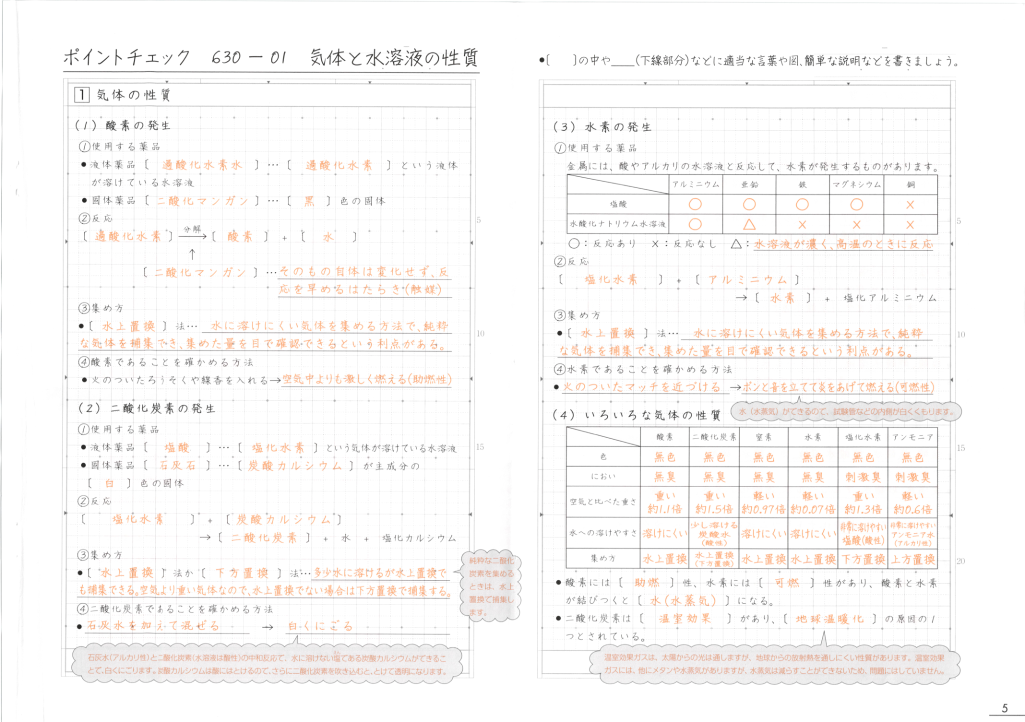
#> input picture pages/page1.png, 2050 x 1443 px (shown at 1/2 size)
$ python -i process_pages.py   (imports and definitions only)
#> lines starting #> are read from the running program, lines starting #| are printed output that depends on the picture
#> further down, picture is the input picture: PIL image 2050x1443 RGB; mean R, G, B 249.7, 248.1, 247.2
"""
PDF問題集のオレンジ文字を検出し、マスク画像と座標データを生成するスクリプト。

マルチクイズ対応:
- data/{quiz_id}/pages/ に画像とregions.jsonを出力
- split/data/{quiz_id}/pages/ に左右分割版を出力
- quizzes.json（トップレベル）にクイズ一覧を更新

使い方:
  python3 process_pages.py --pdf ~/Downloads/XXX.pdf --quiz-id 630-02 --title "630-02 植物の働き①"
  python3 process_pages.py --pdf ~/Downloads/XXX.pdf --quiz-id 630-02 --title "630-02 植物の働き①" --skip-cover
"""

import argparse
import json
import os
import re
import numpy as np
from PIL import Image, ImageEnhance, ImageFilter
import fitz  # PyMuPDF

BASE_DIR = os.path.dirname(__file__)

# オレンジ検出パラメータ
BLOCK_SIZE = 5         # ピクセルをブロック単位でグループ化（小さい＝細かく分離）
DILATE_BLOCKS = 2      # 隣接ブロックをマージするための膨張量（同一単語内の文字をつなげる）
PADDING = 3            # 領域のパディング（ピクセル）
MIN_REGION_SIZE = 12   # これより小さい領域はノイズとしてスキップ
LINE_Y_TOLERANCE = 20  # この範囲内の領域は「同じ行」として左→右でソート


# [128 lines left out: functions detect_orange_mask, find_regions, dilate_mask, create_masked_image, not called in this run]


def enhance_image(img):
    """スキャン画像のコントラストとシャープネスを向上させて可読性を上げる"""
    img = ImageEnhance.Brightness(img).enhance(0.90)
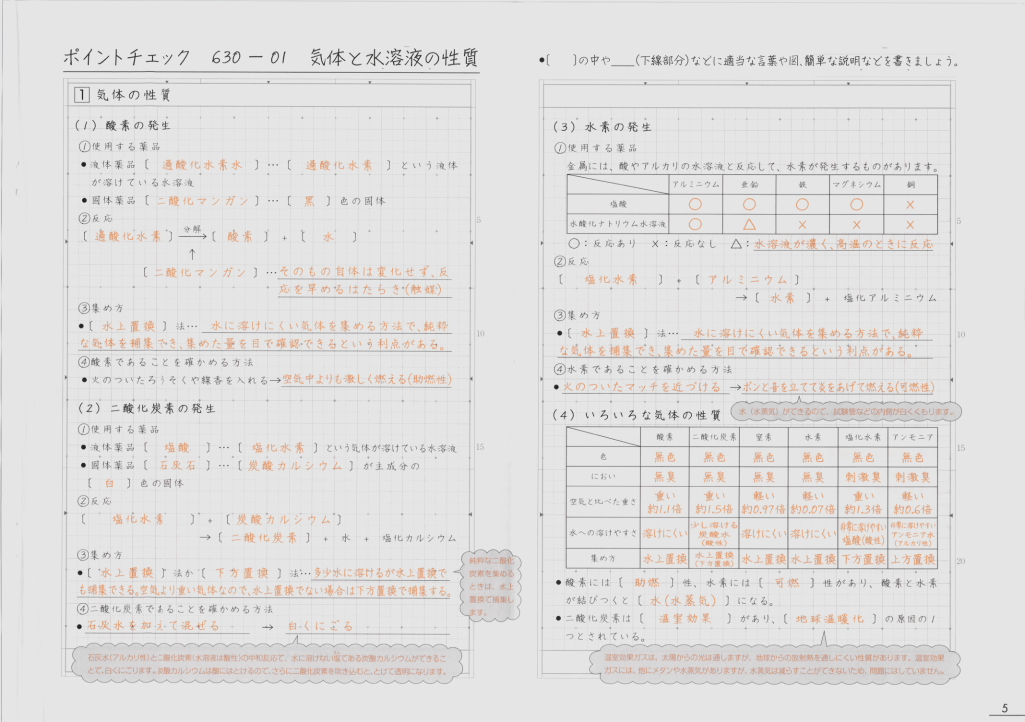
#> img: PIL image 2050x1443 RGB (shown at 1/2 size); mean R, G, B 224.3, 222.8, 222
    img = ImageEnhance.Contrast(img).enhance(2.2)
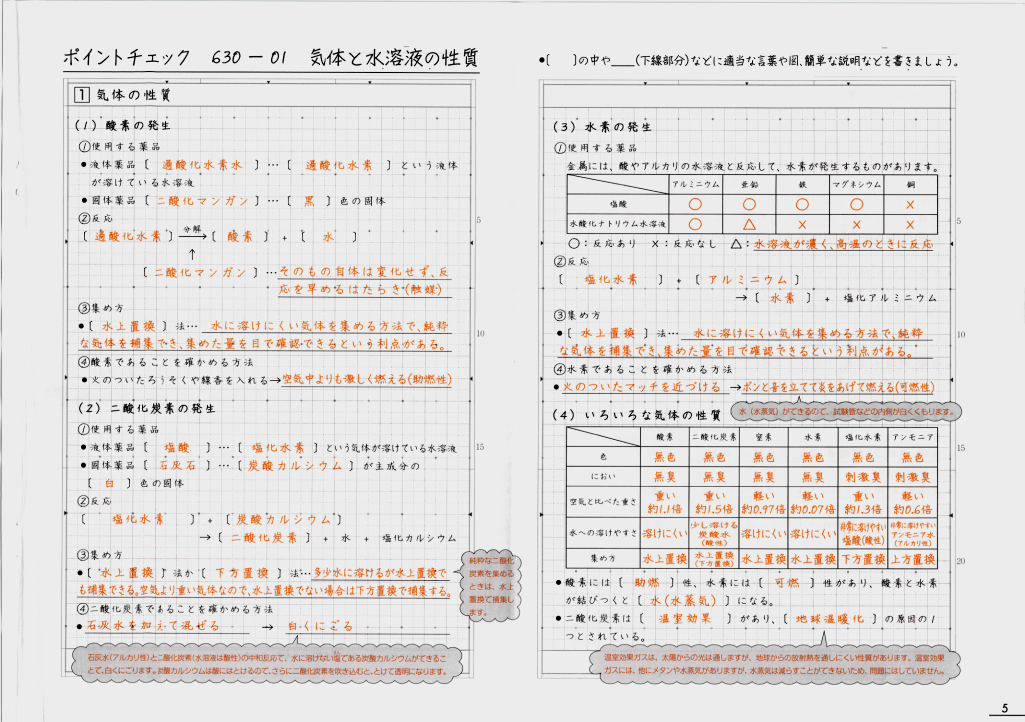
#> img: PIL image 2050x1443 RGB (shown at 1/2 size); mean R, G, B 225.9, 222.6, 220.9
    img = ImageEnhance.Sharpness(img).enhance(2.5)
    img = img.filter(ImageFilter.UnsharpMask(radius=1.5, percent=150, threshold=2))
    return img


# [107 lines left out: functions find_gray_labels, merge_regions_in_bubbles, auto_crop, not called in this run]


def auto_rotate(img):
    """スキャンPDFを日本語横書きとして読めるよう90°時計回りに回転"""
    return img.transpose(Image.ROTATE_270)


# [209 lines left out: functions extract_title_from_pdf, get_quiz_id_from_title, update_quizzes_json, process_pdf, generate_split_pages, not called in this run]


# [26 lines not run here, left out]

>>> from PIL import Image
>>> picture = Image.open('pages/page1.png')
>>> result = enhance_image(picture)

$ run again, on pages/page5.png
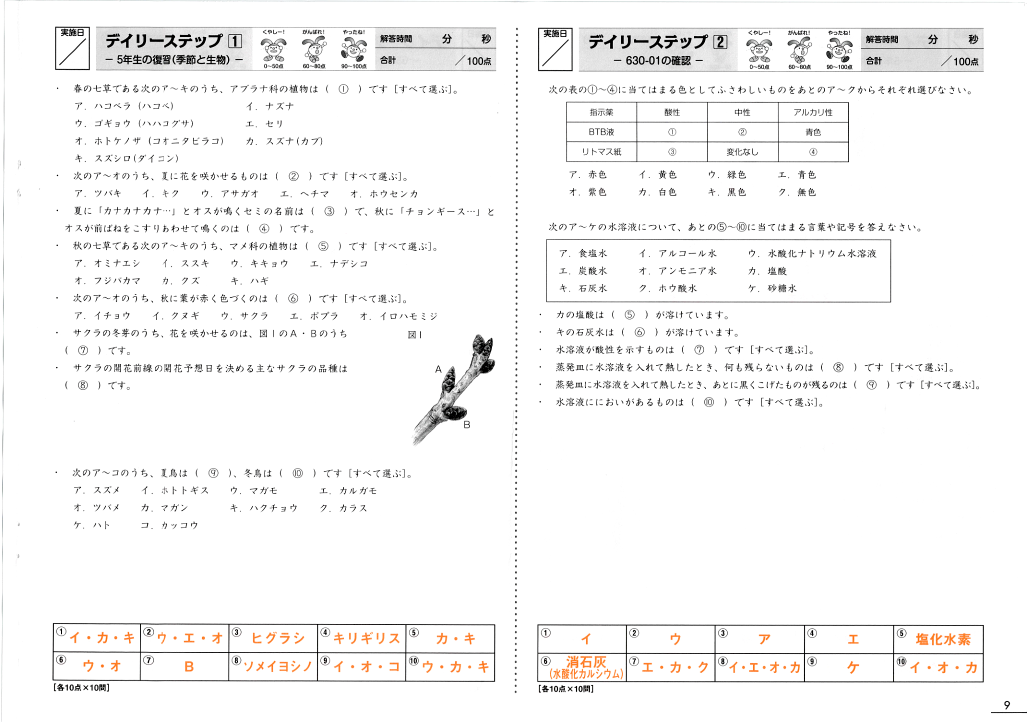
#> input picture pages/page5.png, 2054 x 1443 px (shown at 1/2 size)
#> picture is the input picture: PIL image 2054x1443 RGB; mean R, G, B 246.8, 246.4, 246.1
#> in enhance_image, `img = ImageEnhance.Brightness(img).enhance(0.90)`:
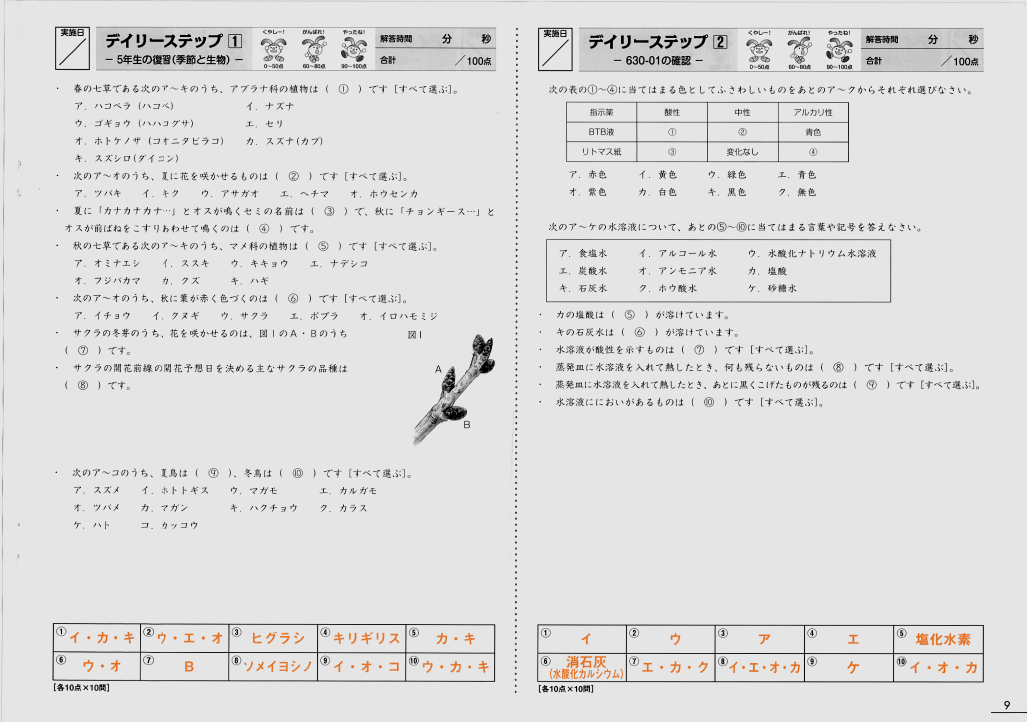
#> img: PIL image 2054x1443 RGB (shown at 1/2 size); mean R, G, B 221.7, 221.3, 221
#> in enhance_image, `img = ImageEnhance.Contrast(img).enhance(2.2)`:
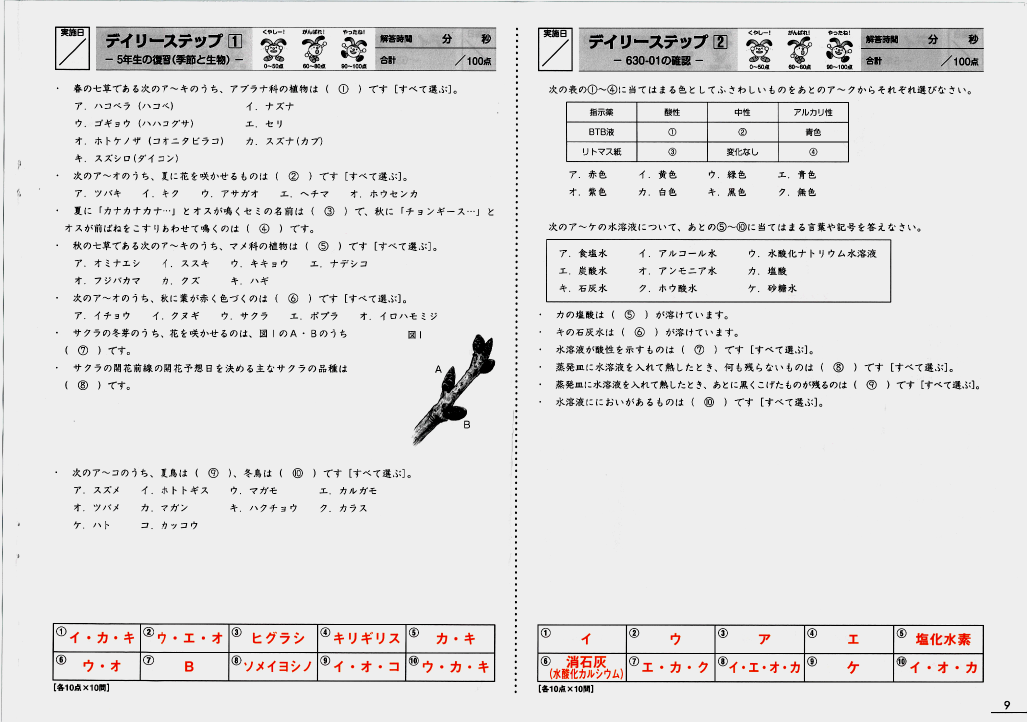
#> img: PIL image 2054x1443 RGB (shown at 1/2 size); mean R, G, B 226.2, 225.4, 225.3

$ run again, on pages/page6.png
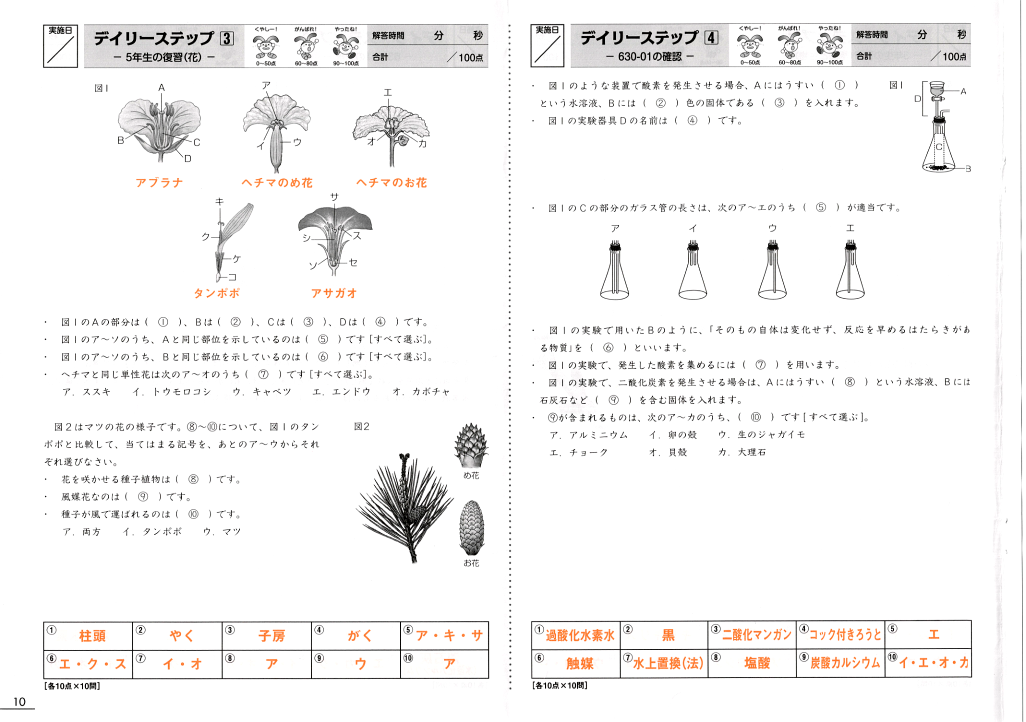
#> input picture pages/page6.png, 2051 x 1443 px (shown at 1/2 size)
#> picture is the input picture: PIL image 2051x1443 RGB; mean R, G, B 245.6, 244.8, 244.4
#> in enhance_image, `img = ImageEnhance.Brightness(img).enhance(0.90)`:
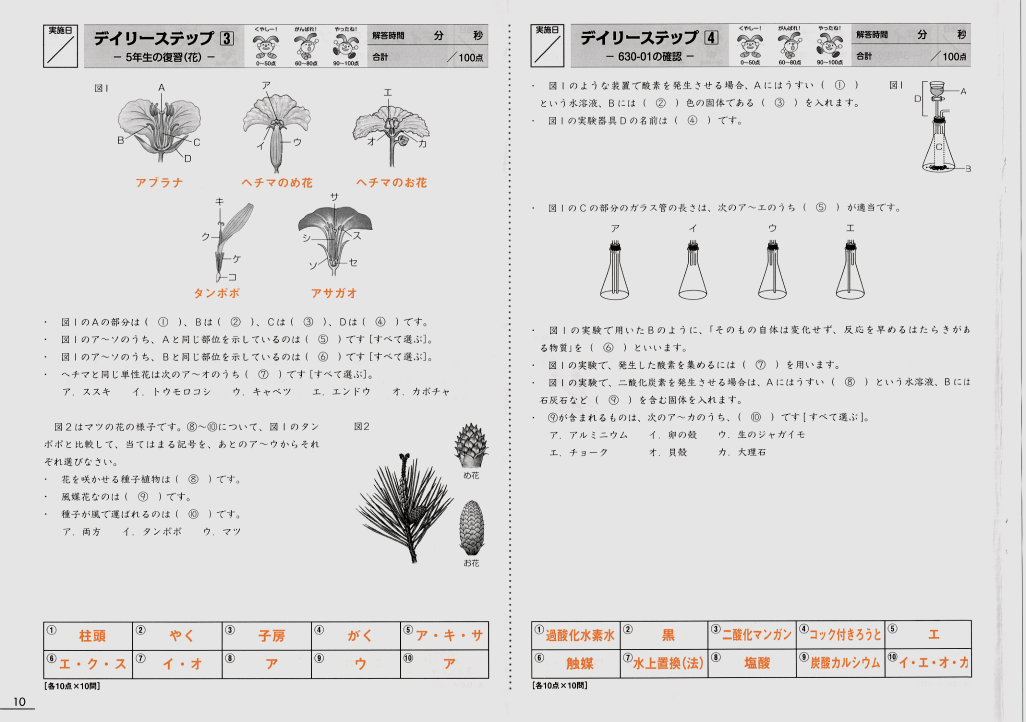
#> img: PIL image 2051x1443 RGB (shown at 1/2 size); mean R, G, B 220.5, 219.8, 219.4
#> in enhance_image, `img = ImageEnhance.Contrast(img).enhance(2.2)`:
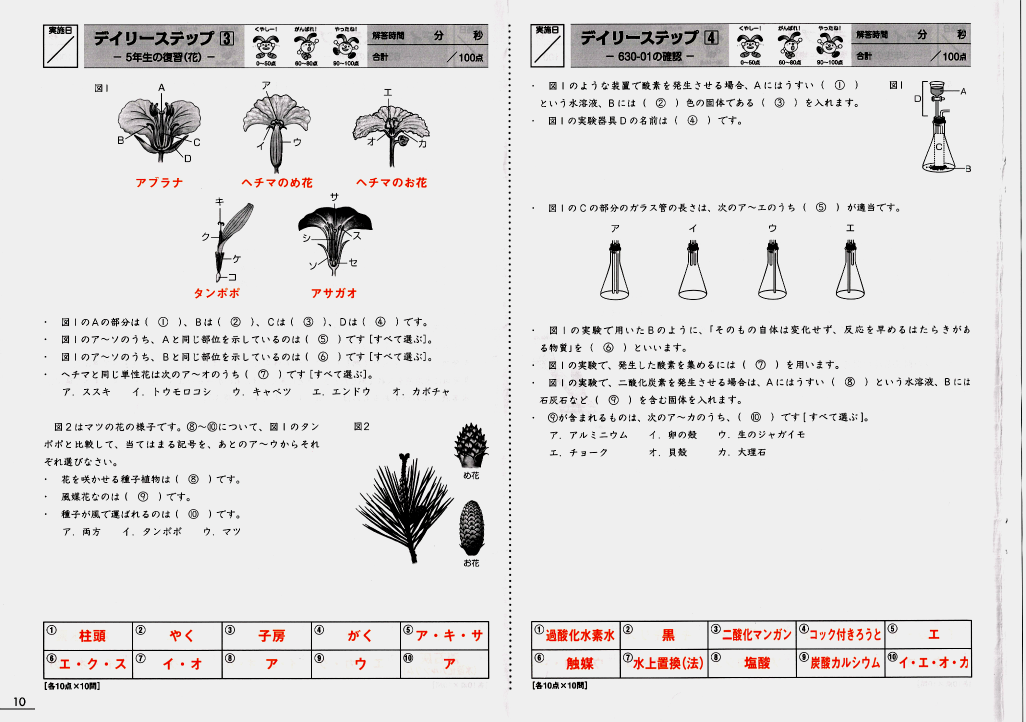
#> img: PIL image 2051x1443 RGB (shown at 1/2 size); mean R, G, B 224.8, 223.3, 223.1

$ run again, on pages/page7.png
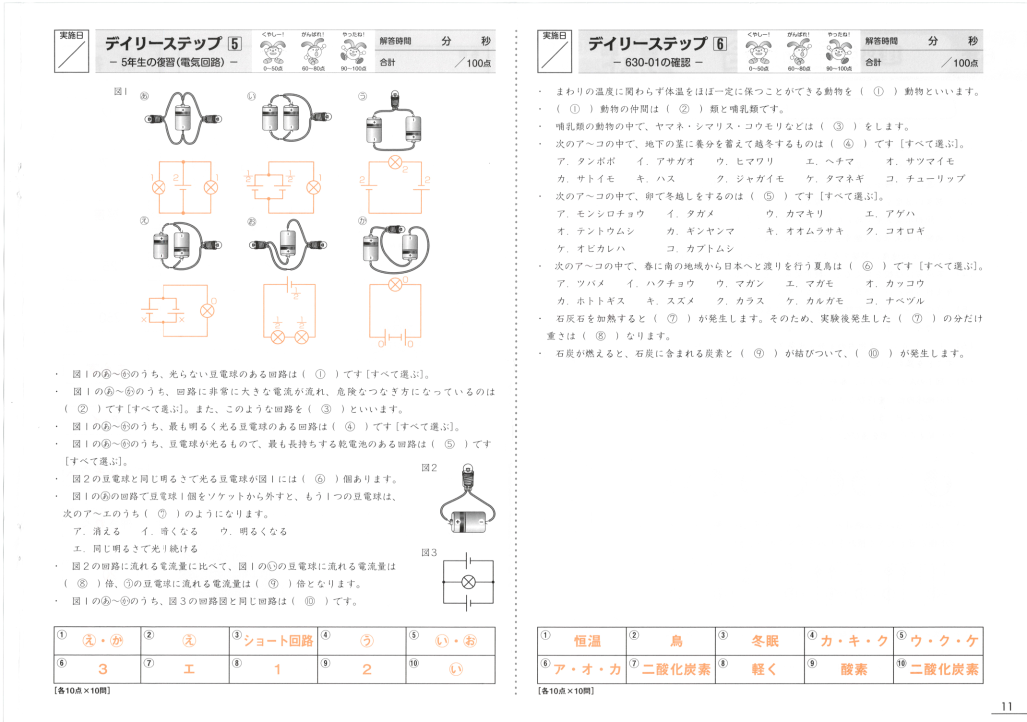
#> input picture pages/page7.png, 2054 x 1443 px (shown at 1/2 size)
#> picture is the input picture: PIL image 2054x1443 RGB; mean R, G, B 248.9, 248.4, 248
#> in enhance_image, `img = ImageEnhance.Brightness(img).enhance(0.90)`:
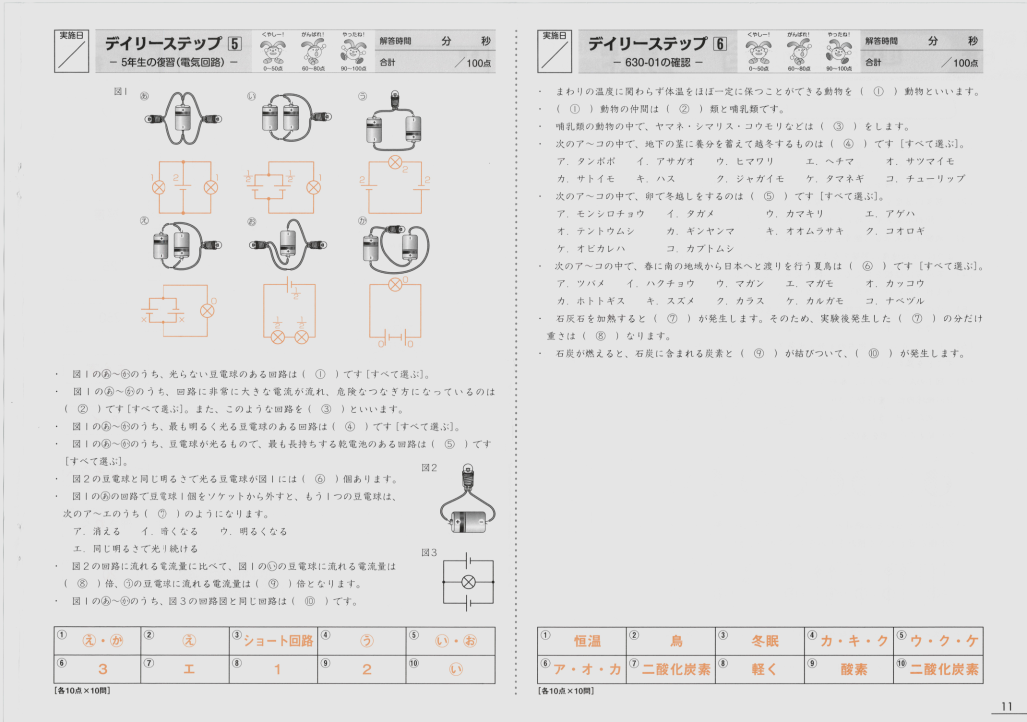
#> img: PIL image 2054x1443 RGB (shown at 1/2 size); mean R, G, B 223.5, 223, 222.7
#> in enhance_image, `img = ImageEnhance.Contrast(img).enhance(2.2)`:
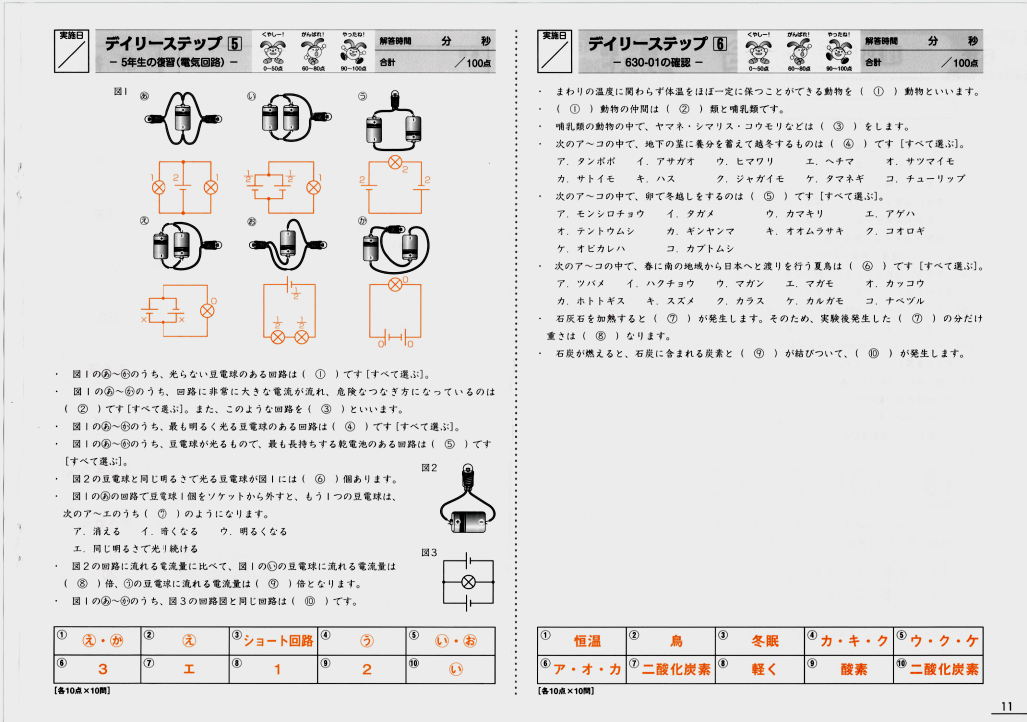
#> img: PIL image 2054x1443 RGB (shown at 1/2 size); mean R, G, B 224.8, 223.9, 223.3
